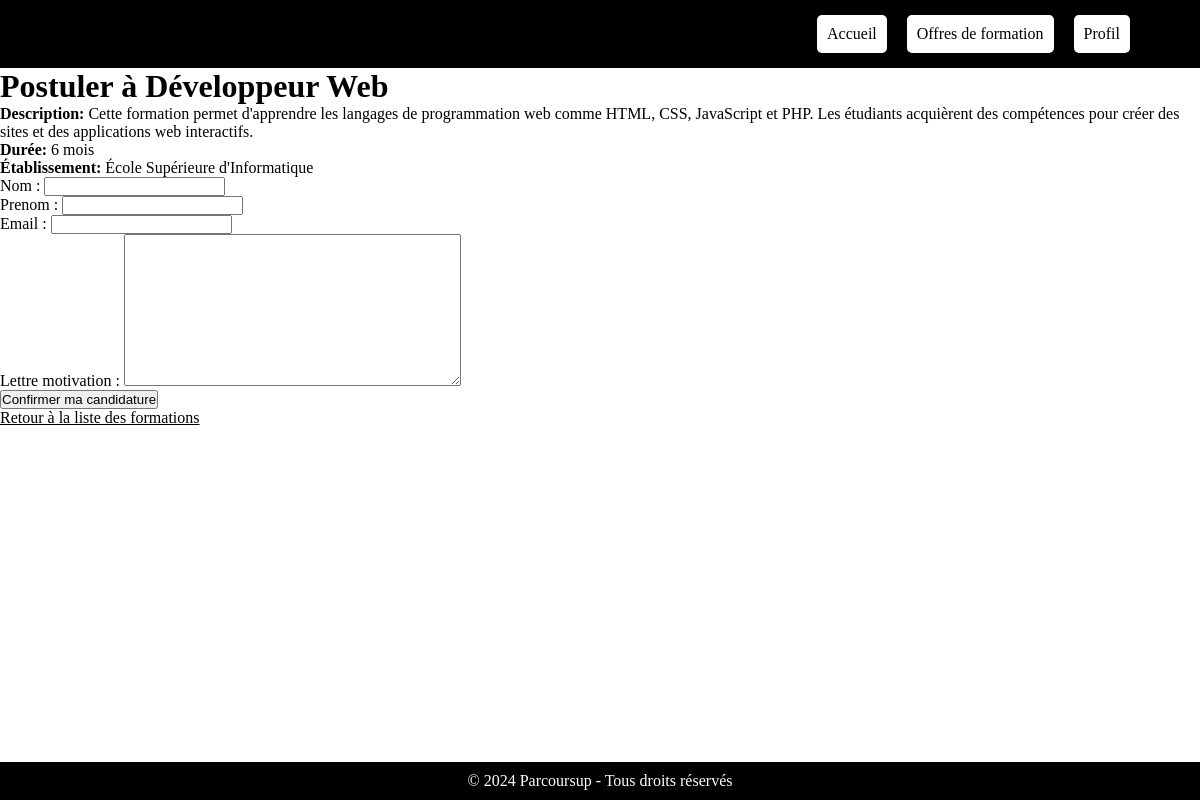
Page /Appli_ParcourSup/formations/postuler/2/ (signed in) on the committed database.
### Appli_ParcourSup/models.py (models this page shows, shortened)
class Formation(models.Model):
    nom = models.CharField(max_length=200)
    description = models.TextField()
    duree = models.CharField(max_length=50)
    etablissement = models.CharField(max_length=50)
    image = models.URLField(max_length=300, blank=True, null=True)

### Appli_ParcourSup/views.py (the view)
# urls.py: path('formations/postuler/<int:pk>/', views.postuler_formation, name='postuler_formation'),
@login_required(login_url='pas_connecte')
def postuler_formation(request, pk):
    formation = get_object_or_404(Formation, pk=pk)
    if request.method == 'POST':
        form = CandidatureForm(request.POST)
        if form.is_valid():
            candidature = form.save(commit=False)
            candidature.utilisateur = request.user
            candidature.formation = formation
            candidature.save()
            messages.success(request, 'Votre candidature a été soumise avec succès!')
            return redirect('liste_formations')
    else:
        form = CandidatureForm()
    return render(request, 'Appli_ParcourSup/postuler_formation.html', {'formation': formation, 'form': form})

### Appli_ParcourSup/forms.py
class CandidatureForm(forms.ModelForm):
    class Meta:
        model = Candidature
        fields = ['nom', 'prenom', 'email', 'lettre_motivation']

### Appli_ParcourSup/templates/Appli_ParcourSup/postuler_formation.html (shortened to what this page needs)
<!DOCTYPE html>
<html lang="fr">
<head>
    {% load static %}
    <link rel="stylesheet" href="{% static 'index.css' %}">
</head>
<body>
    <header>
        <div class="logo">Parcoursup</div>
        <nav>
            <ul>
                <li><a href="{% url 'Page Accueil' %}">Accueil</a></li>
                <li><a href="{% url 'liste_formations' %}">Offres de formation</a></li>
                <li><a href="#">Profil</a></li>
            </ul>
        </nav>
    </header>
    <main>
        <h1>Postuler à {{ formation.nom }}</h1>
        <p><strong>Description:</strong> {{ formation.description }}</p>
        <p><strong>Durée:</strong> {{ formation.duree }}</p>
        <p><strong>Établissement:</strong> {{ formation.etablissement }}</p>
        <form method="post">
            {{ form.as_p }}
            <button type="submit">Confirmer ma candidature</button>
        </form>
        <a href="{% url 'liste_formations' %}">Retour à la liste des formations</a>
    </main>
    <footer>
        <p>&copy; 2024 Parcoursup - Tous droits réservés</p>
    </footer>
</body>
</html>

### Appli_ParcourSup/static/index.css (style rules this page uses)
* { box-sizing: border-box; margin: 0; padding: 0; }
header { background: black; color: black; padding: 10px 20px; display: flex; justify-content: space-between; align-items: center; }
header .logo { font-size: 24px; font-weight: 700; }
nav ul { list-style: none; display: flex; }
nav ul li { margin-left: 20px; }
nav ul li a { color: black; text-decoration: none; transition: color 0.3s; }
html, body { height: 100%; margin: 0; display: flex; flex-direction: column; }
main { flex: 1; }
footer { background: black; color: white; text-align: center; padding: 10px 0; width: 100%; position: relative; bottom: 0; }
ul { list-style-type: none; padding: 0; margin-left: 50px; margin-right: 50px; }
ul li { background-color: white; padding: 10px; margin: 5px 0; border-radius: 5px; box-shadow: 0 2px 5px rgba(0, 0, 0, 0.1); }
a { color: black; }

### rows in the picture
Formation: nom "Développeur Web", description "Cette formation permet d'apprendre les langages de programmation web comme HTML, CSS, JavaScript et PHP. Les étudiants acquièrent des compétences pour créer des sites et des applications web interactifs.", duree "6 mois", etablissement "École Supérieure d'Informatique"
